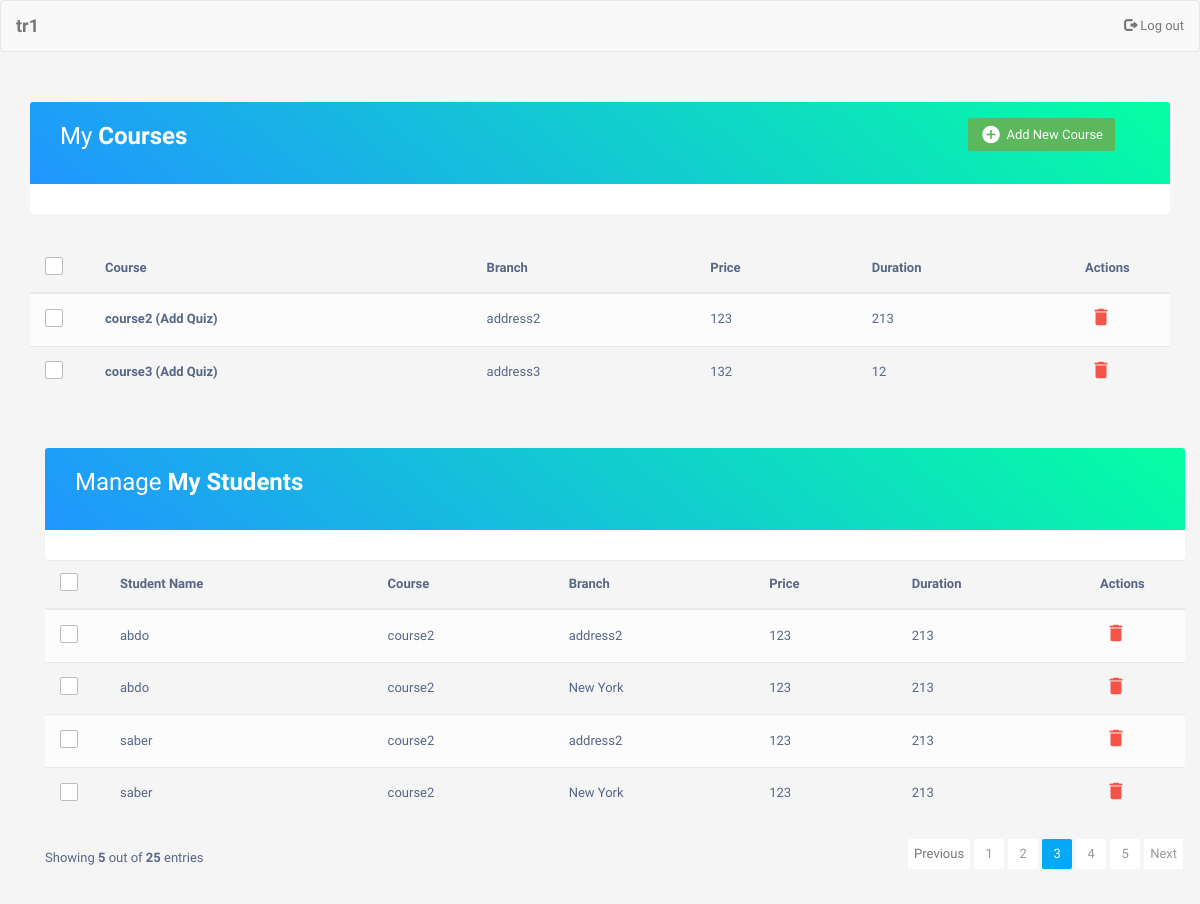
The app's page /trainer.php?title=trainers&id=113 with its own data.
### tables this page shows
CREATE TABLE `trainers` (
  `id` int(11) NOT NULL,
  `tname` varchar(50) NOT NULL,
  `email` varchar(20) DEFAULT NULL,
  `password` varchar(20) DEFAULT NULL,
  `address` varchar(20) DEFAULT NULL,
  `phone` int(20) DEFAULT NULL
);

CREATE TABLE `courses` (
  `id` int(11) NOT NULL,
  `cname` varchar(50) DEFAULT NULL,
  `duration` int(11) DEFAULT NULL,
  `price` int(11) DEFAULT NULL
);

CREATE TABLE `branches` (
  `branchId` int(11) NOT NULL,
  `bname` varchar(50) DEFAULT NULL
);

CREATE TABLE `students` (
  `id` int(11) NOT NULL,
  `name` varchar(30) DEFAULT NULL,
  `email` varchar(20) DEFAULT NULL,
  `password` varchar(50) DEFAULT NULL,
  `address` varchar(20) DEFAULT NULL,
  `phone` int(20) DEFAULT NULL
);

### trainer.php (the view, shortened to what this page needs)
<!DOCTYPE html>
<html lang="en">
<head>
<link rel="stylesheet" href="https://maxcdn.bootstrapcdn.com/font-awesome/4.7.0/css/font-awesome.min.css">
<link rel="stylesheet" href="https://maxcdn.bootstrapcdn.com/bootstrap/3.3.7/css/bootstrap.min.css">
<link rel="stylesheet" type="text/css" href="css/admin.css">
</head>
<body>
      <nav class="navbar navbar-default title1">
        <div class="container-fluid">
            <div class="navbar-header">
              <?php
              include 'dbConfig.php';
                $id    = $_GET['id'];
                $sql = "SELECT tname FROM trainers WHERE id = $id";
                $res = mysqli_query($conn, $sql);
                $raw = mysqli_fetch_array($res);
                if ($res) {
                  echo '<a class="navbar-brand" href=""><b>';echo $raw['tname']; echo'</b></a>';
                }
              ?>
        </div>
        <ul class="nav navbar-nav navbar-right" style="margin-left: 80em;">
        <li>
          <a href="home.php">
          <span class="glyphicon glyphicon-log-out" aria-hidden="true">
          </span>&nbsp;Log out
          </a>
      </li>
    </ul>
    </div>
    </nav>
<div class="container">
		<div class="table-responsive">
			<div class="table-wrapper">
				<div class="table-title">
					<div class="row">
						<div class="col-xs-4">
							<h2>My <b>Courses</b></h2>
							<br>
						</div>
				    <div class="col-xs-6" style="margin-left: 16rem;">
							<a href="#addNewCourse" class="btn btn-success" data-toggle="modal"><i class="material-icons">&#xE147;</i> <span>Add New Course</span></a>
					</div>
				</div>
			</div>
		</div>
	</div>
				<table class="table table-striped table-hover">
					<thead>
						<tr>
							<th>
								<span class="custom-checkbox">
									<label for="selectAll"></label>
								</span>
							</th>
							<th>Course</th>
							<th>Branch</th>
							<th>Price</th>
							<th>Duration</th>
							<th>Actions</th>
						</tr>
					</thead>
					<?php
					include 'dbConfig.php';
                	$id    = $_GET['id'];
					$sql = "SELECT courses.cname, branches.bname, courses.duration, courses.price
							FROM courses JOIN courses_trainers ON courses.id = courses_trainers.course_id
							JOIN branches ON branches.branchId=courses_trainers.branch_id
							JOIN trainers ON trainers.id = courses_trainers.trainer_id WHERE trainer_id=$id";
					$result = mysqli_query($conn, $sql);
					echo '<tbody>';
					while ($raw = mysqli_fetch_assoc($result)) {
						echo '<tr>
							<td>
								<span class="custom-checkbox">
									<input type="checkbox" id="checkbox1" name="options[]" value="1">
									<label for="checkbox1"></label>
								</span>
							</td>';
					  echo '<td><a href="add_question_1.php?courseName=';echo$raw["cname"];echo'&trainerId=';echo$id;echo'">'; echo $raw["cname"]." (Add Quiz)"; echo '</a></td>';
					  echo '<td>'; echo $raw["bname"]; echo '</td>';
					  echo '<td>'; echo $raw["duration"]; echo '</td>';
  					  echo '<td>'; echo $raw["price"]; echo '</td>';
							echo '<td>
								<a href="deletePage.php?referrer=trainers&target=courses&name=';echo $raw['cname']; echo'&id=';echo$id;echo'" class="delete" data-toggle="modal">
								<i class="material-icons" data-toggle="tooltip" title="Delete">&#xE872;</i></a>
							</td>
						</tr>';
						}
					echo '</tbody>';
					?>
				</table>
<div class="container">
		<div class="table-responsive">
			<div class="table-wrapper">
				<div class="table-title">
					<div class="row">
						<div class="col-xs-6">
							<h2>Manage <b>My Students</b></h2>
							<br>
						</div>
			</div>
		</div>
	</div>
				<table class="table table-striped table-hover">
					<thead>
						<tr>
							<th>
								<span class="custom-checkbox">
									<label for="selectAll"></label>
								</span>
							</th>
							<th>Student Name</th>
							<th>Course</th>
							<th>Branch</th>
							<th>Price</th>
							<th>Duration</th>
							<th>Actions</th>
						</tr>
					</thead>
					<?php
					include 'dbConfig.php';
					$sql = "SELECT students.name, courses.cname, branches.bname, courses.price, courses.duration
								FROM student_courses_trainers
								JOIN students
									ON students.id = student_courses_trainers.student_id
								JOIN courses
									ON courses.id = student_courses_trainers.course_id
                                    	JOIN courses_trainers on courses.id = courses_trainers.course_id
                                        	JOIN branches
                                            	ON branches.branchId = courses_trainers.branch_id
								JOIN trainers
									ON trainers.id = student_courses_trainers.trainer_id WHERE trainers.id = $id";
					$result = mysqli_query($conn, $sql);
					echo '<tbody>';
					while ($raw = mysqli_fetch_assoc($result)) {
						echo '<tr>
							<td>
								<span class="custom-checkbox">
									<input type="checkbox" id="checkbox1" name="options[]" value="1">
									<label for="checkbox1"></label>
								</span>
							</td>
							<td>'; echo $raw["name"]; echo '</td>';
					  echo '<td>'; echo $raw["cname"]; echo '</td>';
					  echo '<td>'; echo $raw["bname"]; echo '</td>';
					  echo '<td>'; echo $raw["duration"]; echo '</td>';
  					  echo '<td>'; echo $raw["price"]; echo '</td>';
							echo '<td>
								<a href="deletePage.php?referrer=trainers&target=students&name=';echo $raw['name']; echo'&id=';echo$id;echo'" class="delete" data-toggle="modal">
								<i class="material-icons" data-toggle="tooltip" title="Delete">&#xE872;</i></a>
							</td>
						</tr>';
						}
					echo '</tbody>';
					?>
				</table>
				<div class="clearfix">
					<div class="hint-text">Showing <b>5</b> out of <b>25</b> entries</div>
					<ul class="pagination">
						<li class="page-item disabled"><a href="#">Previous</a></li>
						<li class="page-item"><a href="#" class="page-link">1</a></li>
						<li class="page-item"><a href="#" class="page-link">2</a></li>
						<li class="page-item active"><a href="#" class="page-link">3</a></li>
						<li class="page-item"><a href="#" class="page-link">4</a></li>
						<li class="page-item"><a href="#" class="page-link">5</a></li>
						<li class="page-item"><a href="#" class="page-link">Next</a></li>
					</ul>
				</div>
			</div>
		</div>
</body>
</html>

### css/admin.css (style rules this page uses)
body { color: #566787; background: #f5f5f5; font-family: 'Varela Round', sans-serif; font-size: 13px; }
.table-responsive { margin: 30px 0; }
.table-wrapper { min-width: 1000px; background: #fff; padding: 20px 25px; border-radius: 3px; box-shadow: 0 1px 1px rgba(0,0,0,.05); }
.table-title { padding-bottom: 15px; background: linear-gradient(40deg, #2096ff, #05ffa3) !important; color: #fff; padding: 16px 30px; margin: -20px -25px 10px; border-radius: 3px 3px 0 0; }
.table-title h2 { margin: 5px 0 0; font-size: 24px; }
.table-title .btn { color: #fff; float: right; font-size: 13px; border: none; min-width: 50px; border-radius: 2px; border: none; outline: none !important; margin-left: 10px; }
.table-title .btn i { float: left; font-size: 21px; margin-right: 5px; }
.table-title .btn span { float: left; margin-top: 2px; }
table.table tr th, table.table tr td { border-color: #e9e9e9; padding: 12px 15px; vertical-align: middle; }
table.table tr th:first-child { width: 60px; }
table.table tr th:last-child { width: 100px; }
table.table-striped tbody tr:nth-of-type(odd) { background-color: #fcfcfc; }
table.table td:last-child i { opacity: 0.9; font-size: 22px; margin: 0 5px; }
table.table td a { font-weight: bold; color: #566787; display: inline-block; text-decoration: none; outline: none !important; }
table.table td a.delete { color: #F44336; }
table.table td i { font-size: 19px; }
.pagination { float: right; margin: 0 0 5px; }
.pagination li a { border: none; font-size: 13px; min-width: 30px; min-height: 30px; color: #999; margin: 0 2px; line-height: 30px; border-radius: 2px !important; text-align: center; padding: 0 6px; }
.pagination li.active a, .pagination li.active a.page-link { background: #03A9F4; }
.hint-text { float: left; margin-top: 10px; font-size: 13px; }
.custom-checkbox { position: relative; }
.custom-checkbox label:before { width: 18px; height: 18px; }
.custom-checkbox label:before { content: ''; margin-right: 10px; display: inline-block; vertical-align: text-top; background: white; border: 1px solid #bbb; border-radius: 2px; box-sizing: border-box; z-index: 2; }

### records on screen
trainers: tname "tr1"
courses: cname "course2", branches.bname "address2", duration "123", price "213"
courses: cname "course3", branches.bname "address3", duration "132", price "12"
students: name "abdo", courses.cname "course2", branches.bname "address2", courses.duration "123", courses.price "213", branches.bname "New York"
students: name "saber", courses.cname "course2", branches.bname "address2", courses.duration "123", courses.price "213", branches.bname "New York"
